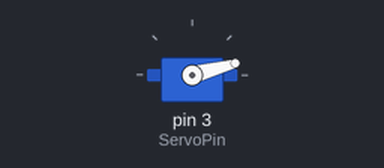
Simulated run of this sketch. Board: Arduino Uno, built with avr-gcc and run on an emulated ATmega328P. Shown: servo. Wiring (inferred from the names in the program): servo: signal pin 3. Servo pulses on a pin are drawn as a servo (544–2400 µs = 0–180°).

Above: at 0.05 s.
At 0.85 s:
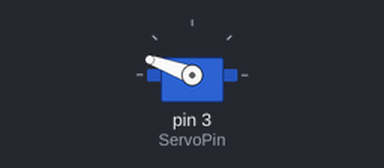
At 1.25 s:
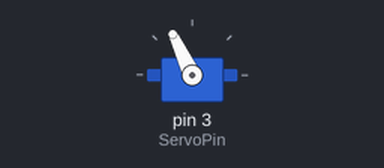
At 1.7 s:
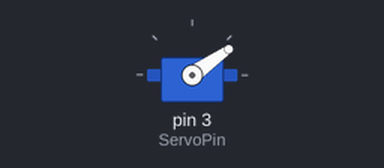
Timing chart, 0 to 4.2 s (numbered marks = the images above):
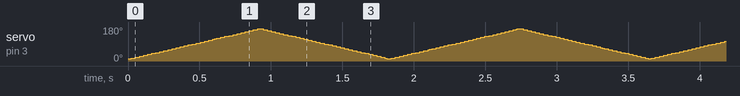

The sketch:

TankRobot_ServoMotor_ex1.ino
```cpp
/*
  YAHBOOM G1 Tank Robot (ver. Arduino) : Servo motor example Code
  - File Name : TankRobot_ServoMotor_ex1.ino
  - Update : 2024.09.03 (by yangjipsa)
*/


int ServoPin = 3;

void setup()
{
  pinMode(ServoPin, OUTPUT);
}

void loop()
{
  for (int i=10 ; i<170 ; i++)
  {
    servo_pulse(ServoPin, i);
    delay(2); // 2ms * 160 = 3200ms
  }

  for (int i=10 ; i<170 ; i++)
  {
    servo_pulse(ServoPin, 180 - i);
    delay(2); // 2ms * 160 = 3200ms
  }
}

void servo_pulse(int ServoPin, int myangle)
{
  int PulseWidth;
//Convert the Angle to 500-2480 pulse width
//  PulseWidth = (myangle * 11) + 500;
  PulseWidth = map(myangle, 0, 180, 1000, 2000);
  digitalWrite(ServoPin, HIGH);
  delayMicroseconds(PulseWidth);
  digitalWrite(ServoPin, LOW);
//  delay(20 - PulseWidth / 1000);
  delayMicroseconds(20000 - PulseWidth);
}
```
